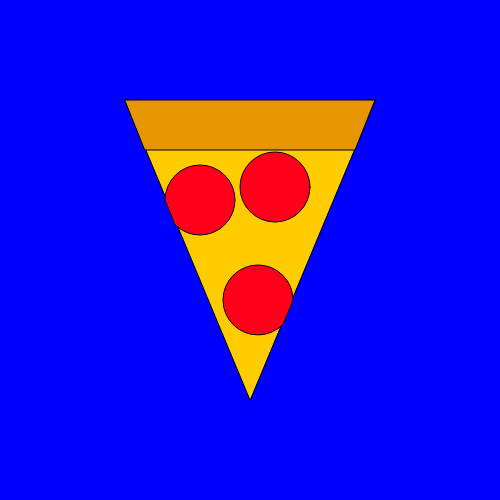
Frame 1 (no input)
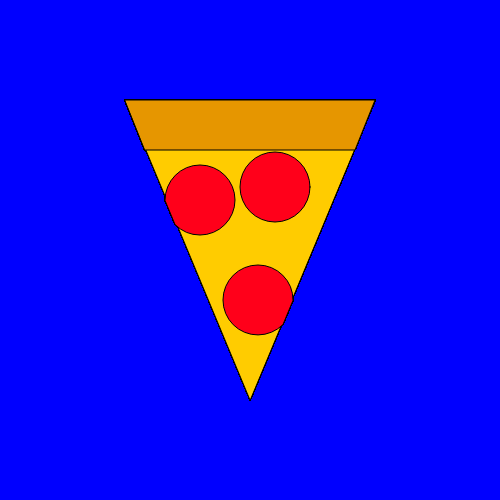
Frame 60 (no input)
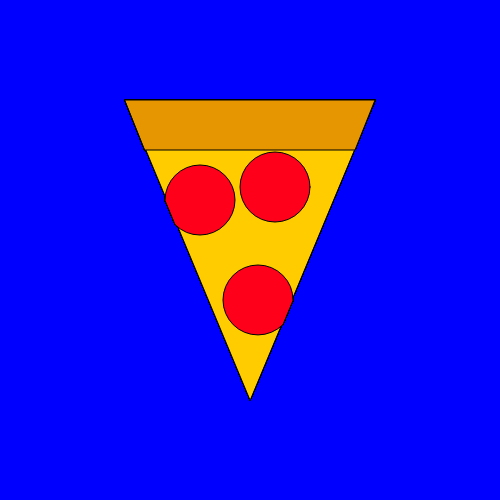
Frame 120 (the mouse pressed at the canvas centre since frame 60)

The p5.js sketch that drew these frames (run headless with seeded random() and noise() and a simulated clock; from frame 60 on, the mouse is pressed at the canvas centre):

// p5.js sketch
// ── sketch.js


  var pizLeftX = 125
  var pizLeftY = 100
  
  var pizRightX = 375
  var pizRightY = 100
  
  var pepColor = 'rgb(100%,0%,10%)'; 
  var pepSize = 70
  


console.log(pizRightY)


function setup() {
  createCanvas(500,500)

   background(0, 0, 255);
}



function draw() {


  //pizza
  fill(255, 204, 0);
  triangle(250, 400, pizLeftX, pizLeftY, pizRightX, pizRightY);
 
  
  
  //crust
  fill(230,150,0);
  quad(145,150, 355, 150, pizRightX, pizRightY, pizLeftX, pizLeftY)
  

  
  //perperoni
  fill(pepColor);
  ellipse(275,187,pepSize,pepSize);
  arc(200, 200, pepSize, pepSize,PI, HALF_PI+QUARTER_PI, CHORD);
  arc(258, 300, pepSize, pepSize, QUARTER_PI, 0, CHORD);
  

  
  
}
  
